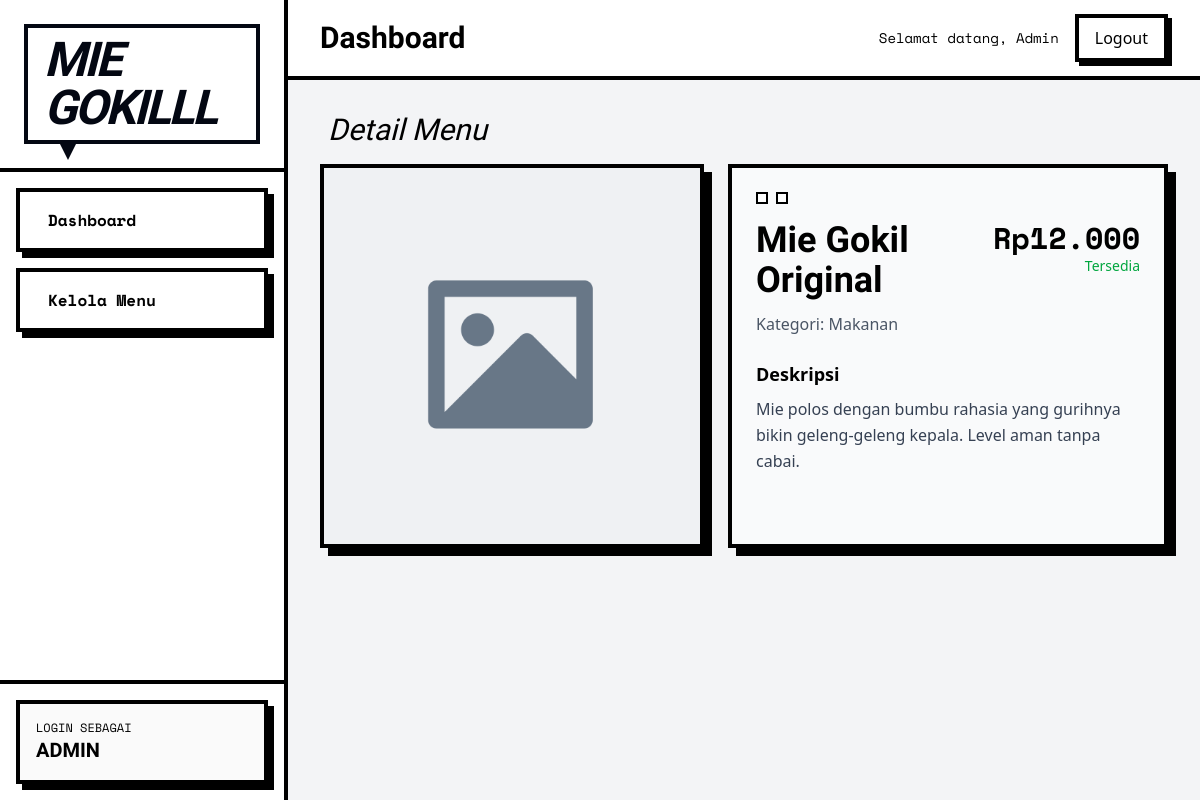
Page /admin/menu/detail.php?id=1 (signed in) on the committed database.
### tables this page shows
CREATE TABLE `menu` (
  `id` int NOT NULL,
  `nama_menu` varchar(100) NOT NULL,
  `harga` int NOT NULL,
  `kategori` enum('makanan','minuman','cemilan') NOT NULL,
  `deskripsi` text,
  `foto` varchar(255) NOT NULL,
  `tersedia` tinyint(1) NOT NULL DEFAULT '1',
  `terlaris` tinyint(1) NOT NULL DEFAULT '0',
  `created_at` timestamp NULL DEFAULT CURRENT_TIMESTAMP
);

### services/domain.php (called while the page is built)
<?php $domain = "/mie-gokilll/"; ?>

### admin/menu/detail.php (the view, shortened to what this page needs)
<?php
include './../../services/domain.php';
include "./../../config/koneksi.php";
if (isset($_GET['id'])) {
    $stmt = $conn->prepare('SELECT * FROM menu WHERE id=?');
    $id_menu = $_GET['id'];
    $stmt->bind_param('i', $id_menu);
    $stmt->execute();
    $result = $stmt->get_result();
    $menu = $result->fetch_assoc();
}
?>
<!DOCTYPE html>
<html lang="en">
<head>
    <link rel="stylesheet" href="./../../src/css/style.css">
    <link href="https://cdn.boxicons.com/3.0.8/fonts/basic/boxicons.min.css" rel="stylesheet">
    <link href="https://cdn.boxicons.com/3.0.8/fonts/filled/boxicons-filled.min.css" rel="stylesheet">
    <link href="https://cdn.boxicons.com/3.0.8/fonts/brands/boxicons-brands.min.css" rel="stylesheet">
</head>
<body class="bg-gray-100">
<div class="flex h-screen">
    <?php include './../../includes/admin/sidebar.php'; ?>
    <div class="flex flex-col flex-1 h-screen min-w-0">
        <?php include './../../includes/admin/header.php'; ?>
        <main class="min-w-0 w-full flex-1 overflow-y-auto p-8 space-y-8 max-md:p-4 max-md:space-y-4">
        <section class="">
            <h1 class="text-3xl font-bricolage flex items-center gap-2 mb-4 italic"><a href="<?= $domain . 'admin/menu' ?>" class="flex items-center justify-center"><i class="bx bx-chevron-left"></i></a><span>Detail Menu</span></h1>
            <div class="flex gap-6 max-md:flex-col">
                <div class="relative w-96 max-md:w-full aspect-square shrink-0 overflow-hidden border-4 border-black shadow-[8px_8px_0px_#000]">
                    <img
                        class="w-full h-full object-cover <?= $menu['tersedia'] === 0 ? 'grayscale' : '' ?>"
                        src="<?= $menu['foto'] ? $domain . 'uploads/' . $menu['foto'] : $domain . 'src/img/placeholder-image.png' ?>"
                        alt="<?= $menu['nama_menu'] ?>"
                    >
                </div>
                <div class="flex-1 bg-gray-50 border-4 border-black p-6 shadow-[8px_8px_0px_#000]">
                    <div class="flex gap-2 items-center mb-4 w-full justify-start">
                        <a href="<?= $domain . 'admin/menu/edit.php?id=' . $menu['id'] ?>" class="flex items-center justify-center bg-white border-black border-2 p-1 w-fit h-fit">
                        </a>
                        <form
                            action="<?= $domain . 'admin/menu/hapus.php' ?>"
                            method="POST"
                            onsubmit="return confirm('Yakin ingin menghapus menu ini?')"
                        >
                            <button type="submit" class="cursor-pointer flex items-center justify-center bg-white border-black border-2 p-1 w-fit h-fit"><i class="bx bx-trash"></i></button>
                        </form>
                    </div>
                    <div class="flex max-md:flex-col justify-between items-start gap-4 max-md:gap-2">
                        <div class="space-y-3 max-md:space-y-2">
                            <h1 class="text-4xl font-black font-bricolage">
                                <?= $menu['nama_menu'] ?>
                            </h1>
                            <p class="text-gray-600">
                                Kategori: <?= ucfirst($menu['kategori']) ?>
                            </p>
                        </div>
                        <div class="text-right max-md:text-left">
                            <p class="text-3xl font-black font-space-mono">
                                Rp<?= number_format($menu['harga'], 0, ',', '.') ?>
                            </p>
                            <p class="text-sm <?= $menu['tersedia'] === 1 ? 'text-green-600' : 'text-red-600' ?> font-medium">
                                <?= $menu['tersedia'] === 1 ? 'Tersedia' : 'Habis' ?>
                            </p>
                        </div>
                    </div>
                    <div class="mt-6">
                        <h2 class="font-bold text-lg">
                            Deskripsi
                        </h2>
                        <p class="mt-2 text-gray-700 leading-relaxed">
                            <?= $menu['deskripsi'] ?>
                        </p>
                    </div>
                </div>
            </div>
        </section>
    </main>
</body>
</html>

### rows in the picture
menu: nama_menu "Mie Gokil Original", kategori "Makanan", harga "12.000", deskripsi "Mie polos dengan bumbu rahasia yang gurihnya bikin geleng-geleng kepala. Level aman tanpa cabai."

### other values in the picture
$_SESSION['username'] "Admin"
